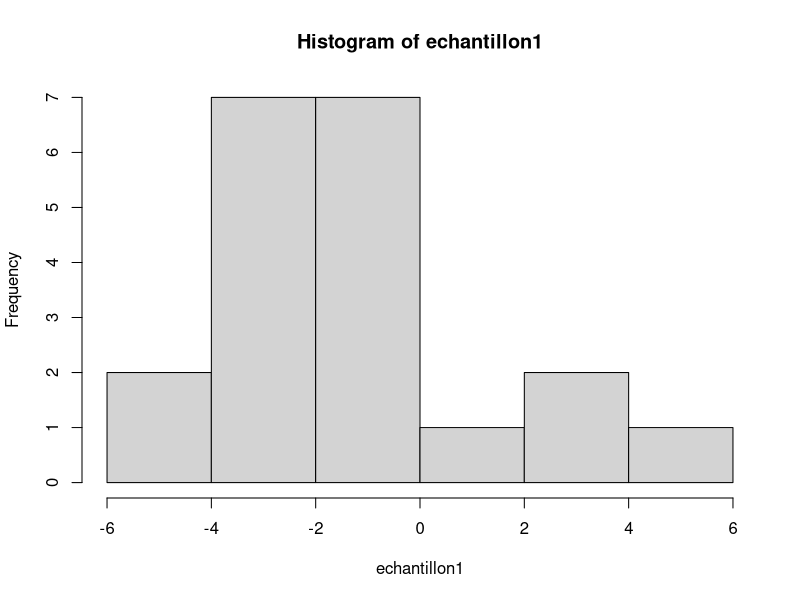

Write R code to recreate this figure.
#Exercice 1 - Les objets et les vecteurs
a = 10
b = 5
resultat = a * b
print(resultat) 
A = 7.2   # variable différente de a
B= 10.1 # variable différente de b
resultat = A+B
rm(list=ls())  


#Exercice2
#VECTEUR
v1=c(1,2,3,4,5)
class(v1)
v1[3] #afficher 3eme valeur vecteur
V1=c(1:5) #2e facon 1 a 5 vecteur
v2=v1+3 #+3 a chaque valeur de v1
v3=c(1:6)
v4=v3^2
v5=v4 / 2
vj=c("Lundi", "Mardi", "Mercredi", "Jeudi", "Vendredi", "Samedi", "Dimanche")
vj[c(2,7)] #afficher 2 et 7e valeur vecteur chr
vbol=c(TRUE, FALSE, TRUE, FALSE, TRUE) #valeur bolenne
class(vbol)
vna=c(1, 2, NA, 4, 5)#vecteur NA
class(vna)



#SEQUENCE
seq1=seq(from = 1, to = 10)
length(seq1)
seqpaire=seq(from = 2, to = 20, by = 2)
length(seqpaire)
seqdecr=seq(from = 0, to = -5)
length(seqdecr)
seq2=seq(from = 5, to = 50, by = 5)
length(seq2)


#REPETER VECTEUR  
#Répéter  3 cinq fois 
vecteur=rep(3, times=5)
#vecteur répétant les lettres 'A', 'B', 'C' trois fois chacune.
vecteur=rep(c('A', 'B', 'C'), times = 3)
#vecteur répétant les valeurs TRUE et FALSE quatre fois chacune.
vecteur=rep(c(TRUE, FALSE), times = 4)




#Les fonctions runif(), mean(), median(), min(), max()
vecteuralea=runif(n=5, min=0, max=1)
mean(vecteuralea)
median(vecteuralea)
min(vecteuralea)
max(vecteuralea)
#séquence de 10 nombres aléatoires compris entre -5 et 5 
seqalea=runif(n = 10, min = -5, max = 5)
mean(seqalea)
median(seqalea)
min(seqalea)
max(seqalea)

#échantillon de 100 nombres aléatoires entre 10 et 20
echantillon=runif(n = 100, min = 10, max = 20)
mean(echantillon)
median(echantillon)
min(echantillon)
max(echantillon)




#Les fonctions rnorm(), mean(), sd(), hist(), quantile()
#avec representation graphique
#un échantillon de 20 nombres aléatoires avec une moyenne de -2 et un écart-type de 3.
#Calculez la moyenne et l'écart-type de cet échantillon.

echantillon1=rnorm(n=20, mean=-2,sd=3)
moyenne=mean(echantillon1)
ecarttype=sd(echantillon1)
hist(echantillon1)

#Calculez les quantiles à 25%, 50%, puis 75% de cet échantillon précédent.
quantile(echantillon1, probs = c(0.25))
quantile(echantillon1, probs = c(0.50))
quantile(echantillon1, probs = c(0.75))

#Calculez les déciles de cet échantillon précédent.
quantile(echantillon1, probs=seq(0.1,0.1)) 
#Calculez les centiles de cet échantillon précédent.
quantile(echantillon1, probs=seq(0.1,0.01))

#Les fonctions sum() , round()
#un échantillon de 3000 salaires aléatoires  avec une moyenne de 2400€ et un écart-type de 300€. 
#Calculez la moyenne et l'écart-type de cet échantillon.
salairealea=rnorm(n=3000, mean=2400, sd=300)
mean(salairealea)
sd(salairealea)

#Arrondir les salaires avec deux décimales.
salairealea=round(salairealea, 2)

#calculer la masse salariale
sum(salairealea)

#salaire median ?
median(salairealea)

#Interpréter le quantile 99%
quantile(salairealea, probs = 0.99)





#Les fonctions sample(), table(), prop.table() , unique(), sort()
#Simuler un lancé de dé avec la fonction sample().
sample(x=c(1,2,3,4,5,6),size=1)
#Simuler un lancé de dé 12 fois et stocker la simulation dans imulation.
simulation=sample(x = c(1,2,3,4,5,6), size = 12, replace = TRUE)
print(simulation)
unique(simulation) #chaque valeur apparue
table(simulation)
sort(table(simulation),decreasing=TRUE )
prop.table(table(simulation))
print("Non, ce n'est pas le cas")
